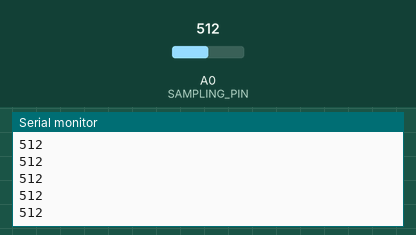
Bench run of a sketch on a simulated Arduino Uno, built with avr-gcc and run on an emulated ATmega328P. Shown: the last lines printed to the serial monitor. The inputs (shaded band) are chosen by the test bench; at power-on: A0 (SAMPLING_PIN) = 512.

Above: at 1.2 s.
1.3 s: A0 (SAMPLING_PIN) set to 716
At 1.31 s:
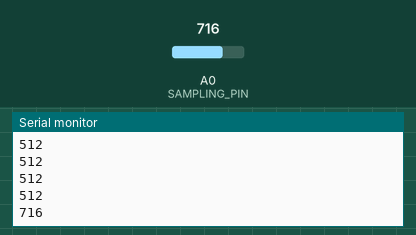
2.8 s: A0 (SAMPLING_PIN) set to 900
At 2.81 s:
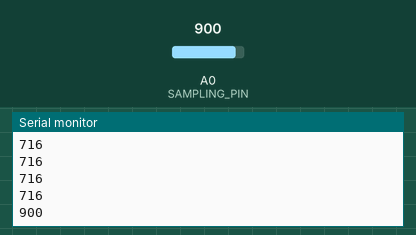
Timing chart, 0 to 5.8 s (numbered marks = the images above; inputs shaded):
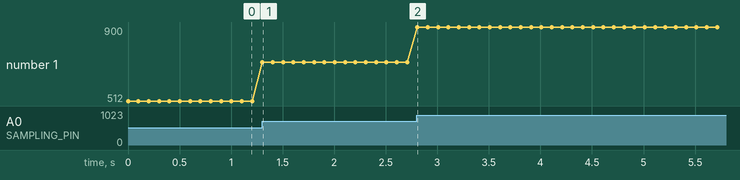

The sketch:

main_delay.ino
```cpp
#define SAMPLING_PIN A0   // Pin to be sampled
#define SAMPLING_RATE 10

int long pause = int( 1e3/10 );

void setup() {
  pinMode(SAMPLING_PIN, INPUT);
  Serial.begin( 115200 );
}

void loop() {
  static int val;
  static char to_send[16] = {0};

  val = analogRead(SAMPLING_PIN);
  sprintf( to_send, "%i\n", val );
  Serial.write(to_send);

  delay(pause);
}
```

Measured:
- after the input at 1.3 s, the serial monitor: prints a new line at once (image 1)
- after the input at 2.8 s, the serial monitor: prints a new line at once (image 2)
- plotted number 1: 512 → 716 after the input at 1.3 s, 716 → 900 after the input at 2.8 s
